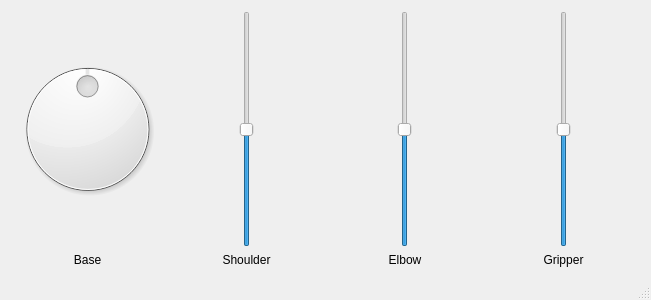
<?xml version="1.0" encoding="UTF-8"?>
<ui version="4.0">
 <class>MainWindow</class>
 <widget class="QMainWindow" name="MainWindow">
  <property name="geometry">
   <rect>
    <x>0</x>
    <y>0</y>
    <width>651</width>
    <height>300</height>
   </rect>
  </property>
  <property name="windowTitle">
   <string>ArmDesktop</string>
  </property>
  <property name="windowIcon">
   <iconset>
    <normaloff>ArmDesktop.png</normaloff>ArmDesktop.png</iconset>
  </property>
  <property name="layoutDirection">
   <enum>Qt::LeftToRight</enum>
  </property>
  <widget class="QWidget" name="centralWidget">
   <layout class="QGridLayout" name="gridLayout_2">
    <item row="0" column="1" rowspan="2">
     <layout class="QGridLayout" name="gridLayout">
      <property name="spacing">
       <number>6</number>
      </property>
      <item row="1" column="2">
       <widget class="QLabel" name="label_3">
        <property name="text">
         <string>Elbow</string>
        </property>
        <property name="alignment">
         <set>Qt::AlignCenter</set>
        </property>
       </widget>
      </item>
      <item row="1" column="0">
       <widget class="QLabel" name="label_1">
        <property name="text">
         <string>Base</string>
        </property>
        <property name="alignment">
         <set>Qt::AlignCenter</set>
        </property>
       </widget>
      </item>
      <item row="0" column="3" alignment="Qt::AlignHCenter">
       <widget class="QSlider" name="sliderGripper">
        <property name="maximum">
         <number>180</number>
        </property>
        <property name="value">
         <number>90</number>
        </property>
        <property name="tracking">
         <bool>false</bool>
        </property>
        <property name="orientation">
         <enum>Qt::Vertical</enum>
        </property>
       </widget>
      </item>
      <item row="1" column="3">
       <widget class="QLabel" name="label_4">
        <property name="text">
         <string>Gripper</string>
        </property>
        <property name="alignment">
         <set>Qt::AlignCenter</set>
        </property>
       </widget>
      </item>
      <item row="1" column="1">
       <widget class="QLabel" name="label_2">
        <property name="text">
         <string>Shoulder</string>
        </property>
        <property name="alignment">
         <set>Qt::AlignCenter</set>
        </property>
       </widget>
      </item>
      <item row="0" column="1" alignment="Qt::AlignHCenter">
       <widget class="QSlider" name="sliderShoulder">
        <property name="sizePolicy">
         <sizepolicy hsizetype="Fixed" vsizetype="Expanding">
          <horstretch>0</horstretch>
          <verstretch>0</verstretch>
         </sizepolicy>
        </property>
        <property name="maximum">
         <number>180</number>
        </property>
        <property name="value">
         <number>90</number>
        </property>
        <property name="tracking">
         <bool>false</bool>
        </property>
        <property name="orientation">
         <enum>Qt::Vertical</enum>
        </property>
       </widget>
      </item>
      <item row="0" column="0">
       <widget class="QDial" name="dialBase">
        <property name="maximum">
         <number>360</number>
        </property>
        <property name="value">
         <number>180</number>
        </property>
        <property name="tracking">
         <bool>false</bool>
        </property>
       </widget>
      </item>
      <item row="0" column="2" alignment="Qt::AlignHCenter">
       <widget class="QSlider" name="sliderElbow">
        <property name="maximum">
         <number>180</number>
        </property>
        <property name="value">
         <number>90</number>
        </property>
        <property name="tracking">
         <bool>false</bool>
        </property>
        <property name="orientation">
         <enum>Qt::Vertical</enum>
        </property>
       </widget>
      </item>
     </layout>
    </item>
   </layout>
  </widget>
  <widget class="QStatusBar" name="statusBar"/>
 </widget>
 <layoutdefault spacing="6" margin="11"/>
 <resources/>
 <connections/>
</ui>
